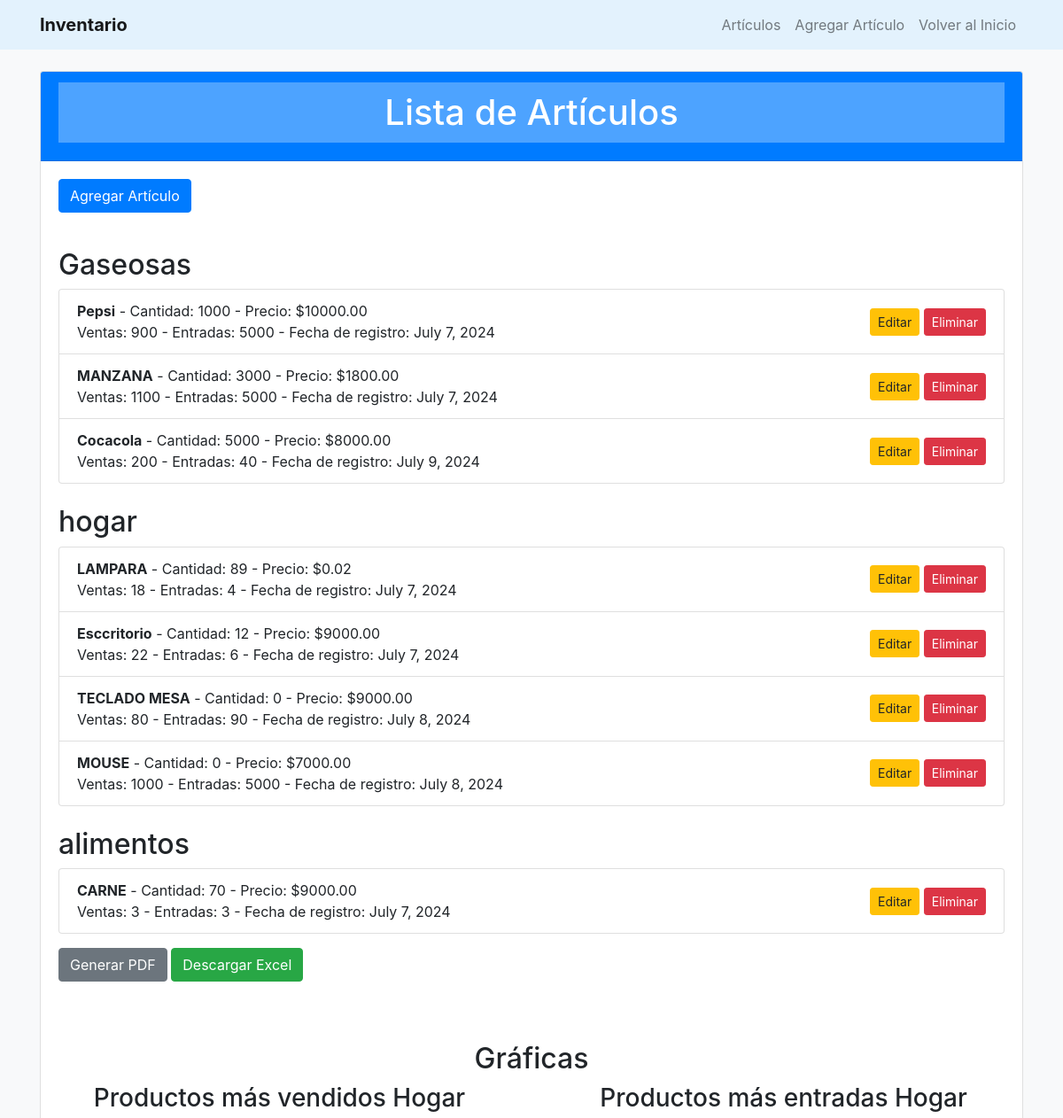
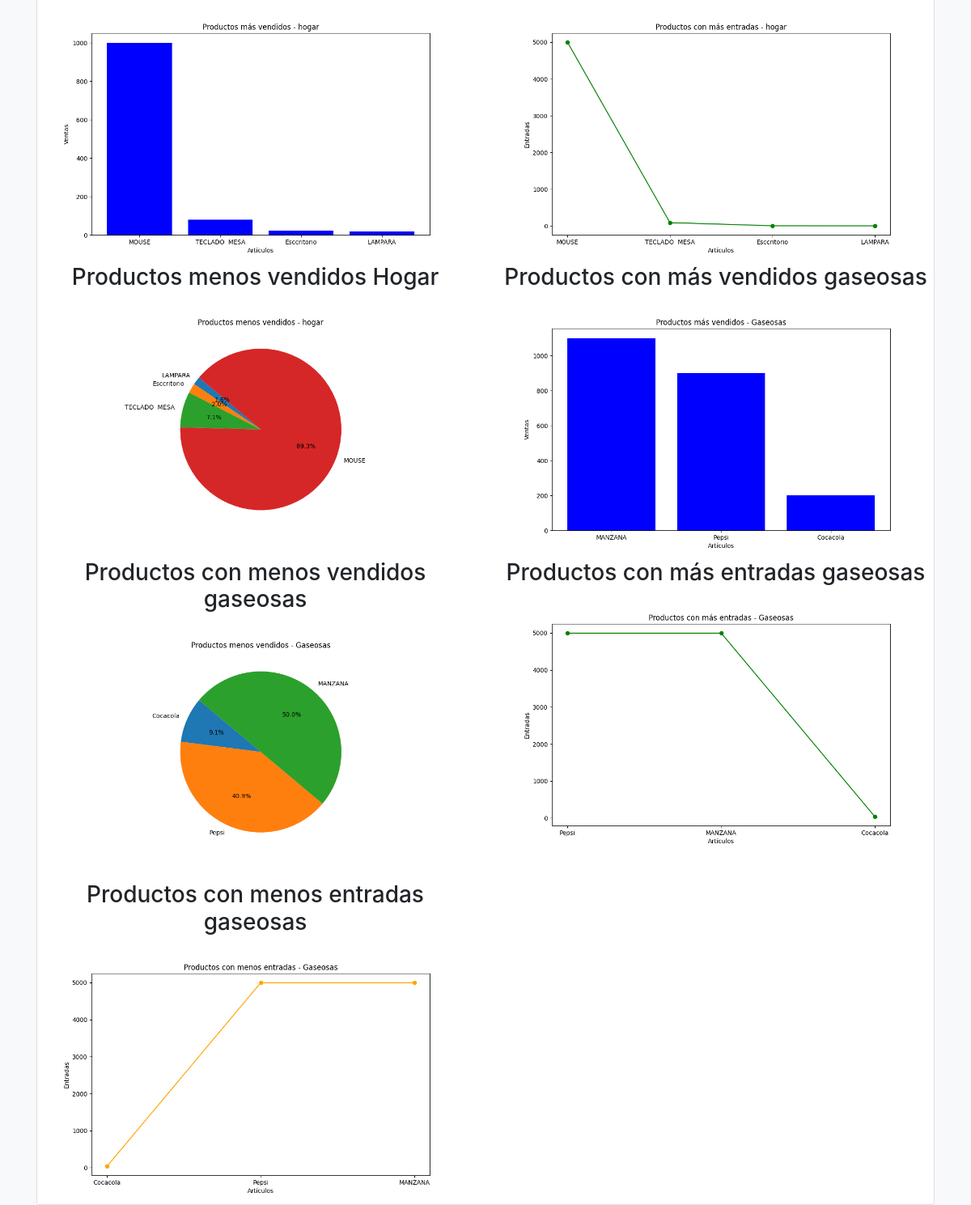
The app's page /inventario/articulos/ with its own data (2 pictures, top to bottom).
### gestion_inventario/models.py (models this page shows, shortened)
class Articulo(models.Model):
    nombre = models.CharField(max_length=200)
    descripcion = models.TextField(blank=True, null=True)
    cantidad = models.PositiveIntegerField()
    precio = models.DecimalField(max_digits=10, decimal_places=2)
    ventas = models.IntegerField(default=0)  # Campo para registrar las ventas
    entradas = models.IntegerField(default=0)  # Campo para registrar las entradas
    fecha_registro = models.DateField(default=timezone.now)  # Campo para la fecha de registro
    CATEGORIAS = [
        ('Gaseosas', 'gaseosas'),
        ('ropa', 'Ropa'),
        ('hogar', 'Hogar'),
        ('alimentos', 'Alimentos'),
        ('otros', 'Otros'),
    ]
    categoria = models.CharField(max_length=100, choices=CATEGORIAS,default='Gaseosas')  # Campo para la categoría del artículo

### gestion_inventario/views.py (the view)
# urls.py: path('articulos/', views.listar_articulos, name='listar_articulos'),
def listar_articulos(request):
    categorias = Articulo.objects.values_list('categoria', flat=True).distinct()
    articulos_por_categoria = {}
    generar_grafica_productos_mas_vendidos_por_categoria()
    generar_grafica_productos_menos_vendidos_por_categoria()
    generar_grafica_productos_mas_entradas_por_categoria()
    generar_grafica_productos_menos_entradas_por_categoria()
    for categoria in categorias:
        articulos_por_categoria[categoria] = Articulo.objects.filter(categoria=categoria)
    return render(request, 'gestion_inventario/listar_articulos.html', {'articulos_por_categoria': articulos_por_categoria})

### gestion_inventario/templates/gestion_inventario/Listar_articulos.html (shortened to what this page needs)
{% extends 'gestion_inventario/base.html' %}
{% load static %}
{% block content %}
<div class="card">
    <div class="card-header bg-primary text-white text-center">
        <h1 style="background-color: rgba(255, 255, 255, 0.3); padding: 10px;">Lista de Artículos</h1>
    </div>
    <div class="card-body">
        <a class="btn btn-primary mb-3" href="{% url 'agregar_articulo' %}">Agregar Artículo</a>
        {% for categoria, articulos in articulos_por_categoria.items %}
        <h2 class="mt-4">{{ categoria }}</h2>
        <ul class="list-group">
            {% for articulo in articulos %}
            <li class="list-group-item d-flex justify-content-between align-items-center">
                <div>
                    <strong>{{ articulo.nombre }}</strong> - Cantidad: {{ articulo.cantidad }} - Precio: ${{ articulo.precio }}
                    <br>
                    Ventas: {{ articulo.ventas }} - Entradas: {{ articulo.entradas }} - Fecha de registro: {{ articulo.fecha_registro }}
                </div>
                <div>
                    <a class="btn btn-sm btn-warning" href="{% url 'actualizar_articulo' articulo.pk %}">Editar</a>
                    <form action="{% url 'eliminar_articulo' articulo.pk %}" method="post" style="display:inline;">
                        <button type="submit" class="btn btn-sm btn-danger">Eliminar</button>
                    </form>
                </div>
            </li>
            {% endfor %}
        </ul>
        {% endfor %}
        <a href="{% url 'generar_pdf_articulos' %}" target="_blank" class="btn btn-secondary mt-3">Generar PDF</a>
        <a href="{% url 'descargar_excel_articulos' %}" class="btn btn-success mt-3">Descargar Excel</a>
    </div>
    <h2 class="text-center mt-5">Gráficas</h2>
    <div class="row text-center">
        <div class="col-md-6">
            <h3>Productos más vendidos Hogar</h3>
            <img src="{% static 'graficas/productos_mas_vendidos_hogar.png' %}" alt="Productos más vendidos" class="img-fluid">
        </div>
        <div class="col-md-6">
            <h3>Productos más entradas Hogar</h3>
            <img src="{% static 'graficas/productos_mas_entradas_hogar.png' %}" alt="Productos más entradas" class="img-fluid">
        </div>
        <div class="col-md-6">
            <h3>Productos menos vendidos Hogar</h3>
            <img src="{% static 'graficas/productos_menos_vendidos_hogar.png' %}" alt="Productos menos vendidos" class="img-fluid">
        </div>
        <div class="col-md-6">
            <h3>Productos con más vendidos gaseosas</h3>
            <img src="{% static 'graficas/productos_mas_vendidos_gaseosas.png' %}" alt="Productos con más vendidos" class="img-fluid">
        </div>
        <div class="col-md-6">
            <h3>Productos con menos vendidos gaseosas</h3>
            <img src="{% static 'graficas/productos_menos_vendidos_gaseosas.png' %}" alt="Productos con menos vendidos" class="img-fluid">
        </div>
        <div class="col-md-6">
            <h3>Productos con más entradas gaseosas</h3>
            <img src="{% static 'graficas/productos_mas_entradas_gaseosas.png' %}" alt="Productos con más entradas" class="img-fluid">
        </div>
        <div class="col-md-6">
            <h3>Productos con menos entradas gaseosas</h3>
            <img src="{% static 'graficas/productos_menos_entradas_gaseosas.png' %}" alt="Productos con menos entradas" class="img-fluid">
        </div>
    </div>
</div>
{% endblock %}

### gestion_inventario/templates/gestion_inventario/base.html (shortened to what this page needs)
<!DOCTYPE html>
<html lang="en">
<head>
    <link href="https://stackpath.bootstrapcdn.com/bootstrap/4.5.2/css/bootstrap.min.css" rel="stylesheet">
</head>
<body>
    <nav class="navbar navbar-expand-lg navbar-light">
        <div class="container">
            <a class="navbar-brand" href="{% url 'listar_articulos' %}">Inventario</a>
            <div class="collapse navbar-collapse" id="navbarNav">
                <ul class="navbar-nav ml-auto">
                    <li class="nav-item">
                        <a class="nav-link" href="{% url 'listar_articulos' %}">Artículos</a>
                    </li>
                    <li class="nav-item">
                        <a class="nav-link" href="{% url 'agregar_articulo' %}">Agregar Artículo</a>
                    </li>
                    <li class="nav-item">
                        <a class="nav-link" href="{% url 'index' %}">Volver al Inicio</a>
                    </li>
                </ul>
            </div>
        </div>
    </nav>
    <div class="container mt-4">
        {% block content %}{% endblock %}
    </div>
</body>
</html>

### gestion_inventario/templates/gestion_inventario/base.html (style rules this page uses)
body { background-color: #f8f9fa; }
.navbar { margin-bottom: 20px; background-color: #e3f2fd; }
.navbar-brand { color: #1976d2; font-weight: bold; }
.navbar-nav .nav-link { color: #1e88e5; }

### records on screen
Articulo: nombre "Pepsi", cantidad "1000", precio "10000.00", ventas "900", entradas "5000", fecha_registro "July 7, 2024"
Articulo: nombre "MANZANA", cantidad "3000", precio "1800.00", ventas "1100", entradas "5000", fecha_registro "July 7, 2024"
Articulo: nombre "Cocacola", cantidad "5000", precio "8000.00", ventas "200", entradas "40", fecha_registro "July 9, 2024"
Articulo: nombre "LAMPARA", cantidad "89", precio "0.02", ventas "18", entradas "4", fecha_registro "July 7, 2024"
Articulo: nombre "Esccritorio", cantidad "12", precio "9000.00", ventas "22", entradas "6", fecha_registro "July 7, 2024"
Articulo: nombre "TECLADO MESA", cantidad "0", precio "9000.00", ventas "80", entradas "90", fecha_registro "July 8, 2024"
Articulo: nombre "MOUSE", cantidad "0", precio "7000.00", ventas "1000", entradas "5000", fecha_registro "July 8, 2024"
Articulo: nombre "CARNE", cantidad "70", precio "9000.00", ventas "3", entradas "3", fecha_registro "July 7, 2024"

### other values on screen
{{ categoria }} "Gaseosas" "hogar" "alimentos"
